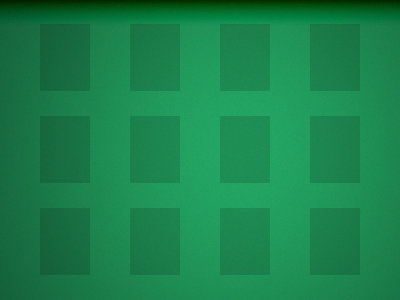
#> input picture modules/cards_img/plateau.png, 400 x 300 px
$ python display_card.py
#> lines starting #> are read from the running program, lines starting #| are printed output that depends on the picture
from PIL import Image
import io
import pathlib
import json
import os
# import sys

# sys.path.append(os.path.join(os.path.dirname(sys.path[0]),'modules/cards_img'))
# print(sys.path)

cardSize = ( 50 , 67 )
h_gap = 40
v_gap1 = 24
v_gap2 = 25

row = 1
column = 2

img = Image.open("plateau.png")
#> img is the input picture: PIL image 400x300 RGB; mean R, G, B 26.7, 130.7, 76.4
card = Image.open("1.jpg")
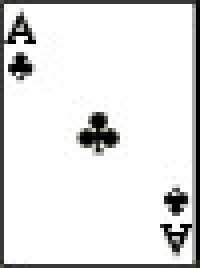
#> input picture modules/cards_img/1.jpg, 50 x 67 px (shown 4 times larger)
#> card is the input picture: PIL image 50x67 RGB; mean R, G, B 226.7, 226.7, 226.4

position1 = (column*(h_gap+cardSize[0])+h_gap , v_gap1+row*(v_gap2+cardSize[1]) )
position2 = (position1[0]+cardSize[0], position1[1]+cardSize[1])
print (position1)
print (position2)

img.paste(card, position1+position2)
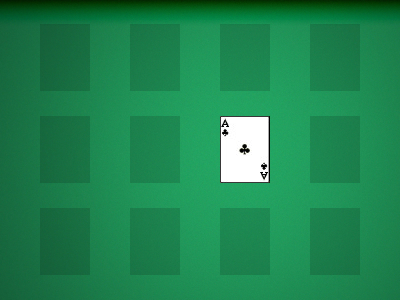
#> img: PIL image 400x300 RGB; mean R, G, B 32.2, 133.1, 80.3

img.show()
img.close()
print("Everything is okay")
os.system("pause")

# if __name__ == __main__:
#     pass
